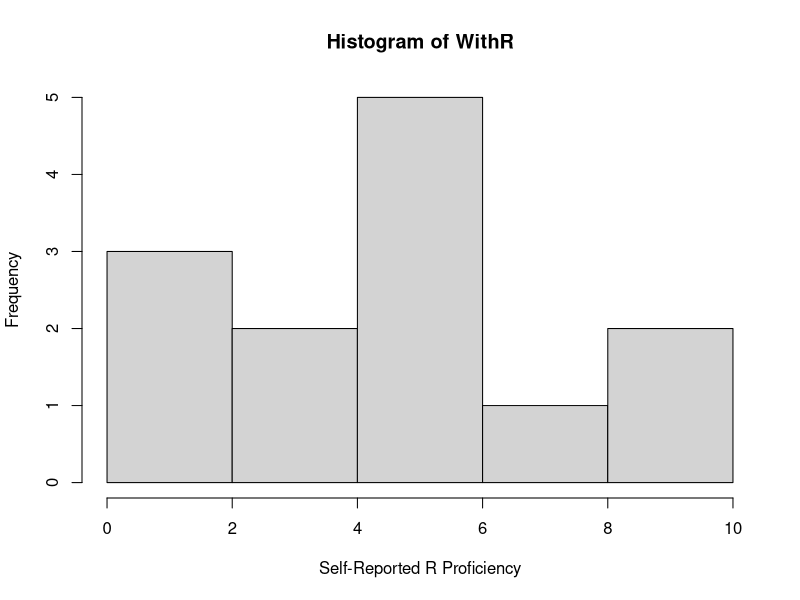
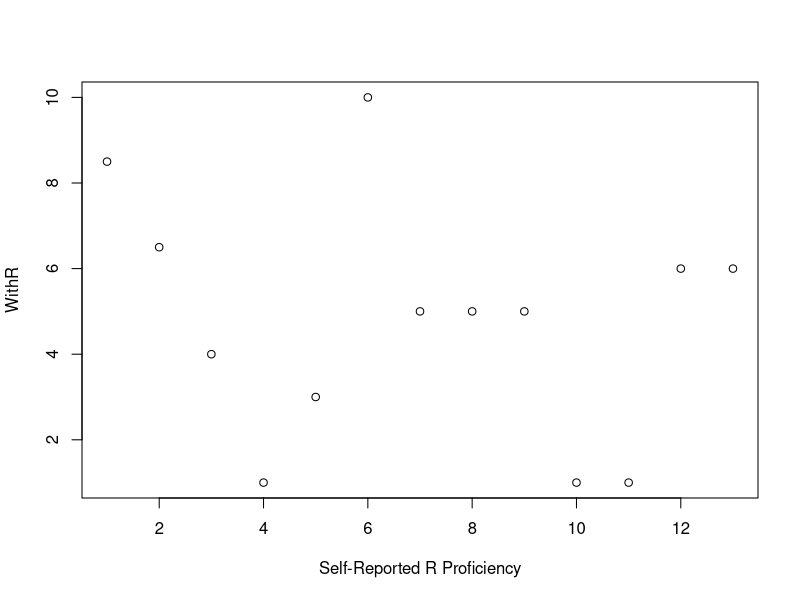
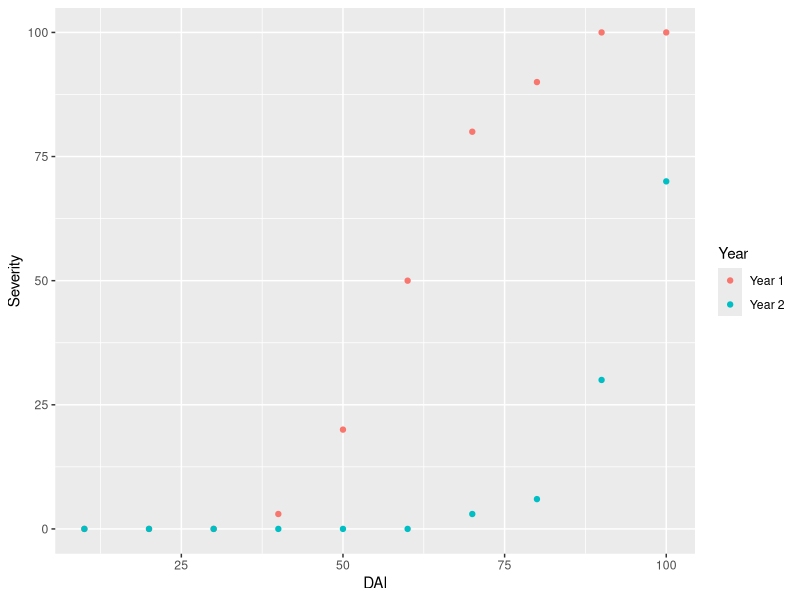
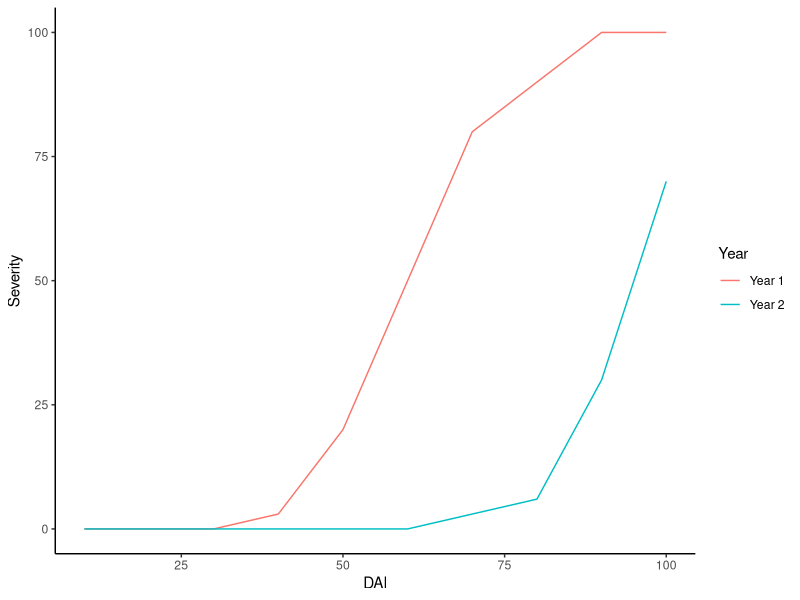
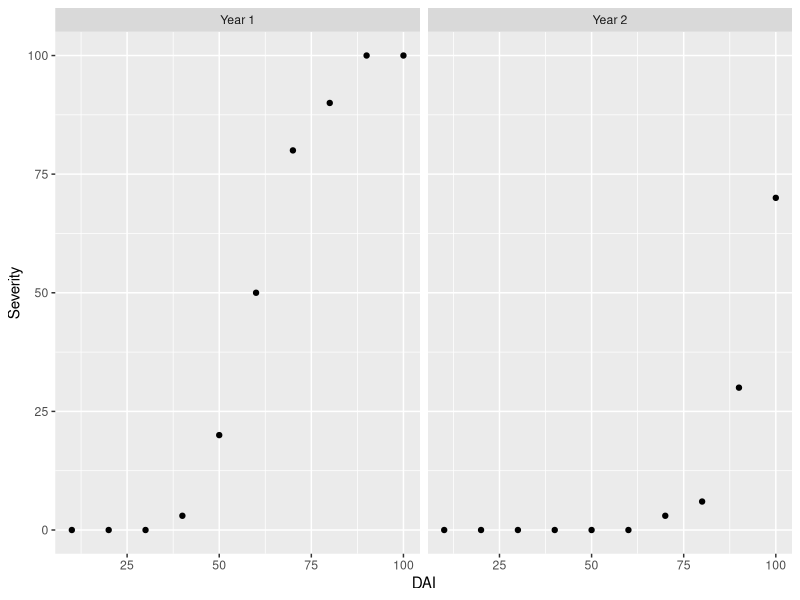

Source code (R) for these figures, in order: (Note: a time limit stopped this script after it produced the figures.)
## ---- chunk 1
1+1
## ---- chunk 2
3*2
## ---- chunk 3
8^2
## ---- chunk 4
7/2
## ---- chunk 5
4+4-2*8
1+(4-2)*8
## ---- chunk 6
a <- 2+2
print(a)
a

b <- a+2
b
## ---- chunk 7
a.vector <- c(4,3,2,1)
x.vector <- mean(other.vector <- c(1,2,3,4))
## ---- chunk 8
parameter1 = .1
par1 = par2 = par3 = NULL
## ---- chunk 9
TRUE == TRUE
F == F
FALSE != FALSE
## ---- chunk 10
FALSE == 0
TRUE == 1
## ---- chunk 11
2 == 2 ## '==' means does equal
2 != 2 ## '!=' means does not equal
2 >= 3 ## '>=' means greater than or equal to
## ---- chunk 12
apple <- "apple"
pineapple <- "pineapple"
## ---- chunk 13
apple == pineapple
apple > pineapple
apple < "abcde"
## ---- chunk 14
num10 <- c(1,2,3,4,5,6,7,8,9,10)
num.10 <- 1:10
## ---- chunk 15
num5 <- num10 < 5
num5
## ---- chunk 16
num10[3:8]
num10[!num5]
## ---- chunk 17
data(iris) # Iris is a famous dataset.
head(iris) # For checking the first rows.
tail(iris) # For checking the last rows.
class(iris) # For checking the classes in the dataset.
str(iris)  # For checking the structure.

iris[1:5, ] # Subset the data: it displays only the first 5 rows [looks like `head()`!]
table(iris$Species)
## ---- chunk 18
low_sl <- iris[iris$Sepal.Length < 6, ]
low_sl
## ---- chunk 19
low_sl$Sepal.Length < 5 # What do you think the result will be?
## ---- chunk 20
low_slANDpl <- iris[ c( iris$Sepal.Length  < 6  & iris$Petal.Length <= 6), ]
head(low_slANDpl)
table(low_slANDpl$Species)
## ---- chunk 21
low_slORpl <- iris[ c( iris$Sepal.Length  < 6  | iris$Petal.Length <= 6), ]
head(low_slORpl)
table(low_slORpl$Species)
## ---- chunk 22
low_slANDpl$Species == low_slORpl$Species
## ---- chunk 23
low_slANDsp <- iris[c(iris$Sepal.Length  <  6 & iris$Species == "versicolor"), ]

iris[iris$Sepal.Length != 5,]
## ---- chunk 24
v1 <- c(1, 2, 3, 4, 5) # numbers
v2 <- c("hello", "world") # characters 
v3 <- c("TRUE", "FALSE", "TRUE") # logical values (also could be "T", "F", "T")
v1
v2
v3
## ---- chunk 25
WithR <- c(8.5, 6.5, 4, 1, 3, 10, 5, 5, 5, 1, 1, 6, 6)
WithR
## ---- chunk 26
summary(WithR)
## ---- chunk 27
?summary
mean(WithR)
sd(WithR) 
median(WithR)# work inside the vector withinR
vector <- summary(WithR)
vector["Mean"] # accessing the vector for 'Mean'
vector[3] #accessing the vector for position '3'
## ---- chunk 28
hist(WithR, xlab = "Self-Reported R Proficiency")
plot(WithR, xlab = "Self-Reported R Proficiency")
## ---- chunk 29
# setwd("~")
# setwd('~/Desktop/')
#Header = TRUE lets R know that we have headings in the first row of our data set.
RustData <- read.csv(file = "StripeRust.csv", header = TRUE)

class(RustData) # let's check the data type 
str(RustData) # let's check the data attributes
head(RustData) ## check the first 6 rows of the dataset
head(RustData, 10) # check the first 10 rows of the dataset
names(RustData) ## check the column headers
## ---- chunk 30
library(ggplot2)
## ---- chunk 31
ggplot(data = RustData) +
  geom_point(mapping = aes(x = DAI, y = Severity, color = Year))

# Switch from 'geom_point' to 'geom_line' we can plot lines and not points.
ggplot(data = RustData) +
  geom_line(mapping = aes(x = DAI, y = Severity, color = Year))+
  theme_classic()

ggplot(data = RustData) +
  geom_point(mapping = aes(x = DAI, y = Severity)) +
  facet_wrap(~Year)
## ---- chunk 32
i <- 2
if (i < 5) {
	message(i, " is less than 5")
}
## ---- chunk 33
i <- 20
if (i < 5) { # change '<' to '>' and see what happens
	message(i, " is less than 5")
} else {  
	message(i, " is greater than 5")}
## ---- chunk 34
i <- 1
while (i < 10) {
  print(i)
  } # this is gonna run forever so 'kill the taks' ctrl + c or press 'stop' in your console
## ---- chunk 35
while (i < 10) {
  print(i)
  i = i + 1}
## ---- chunk 36
for (i in 1:10){
  print(i)  
  i = i + 1
}
## ---- chunk 37
i <- 1
while (i <= 10) {
  print(i)
  i = i + 1
}
## ---- chunk 38
for (i in 1:100){ 
  if (i < 50) {
	message(i, " Loops are cool")
  } else {  
	message(i, " Loops are super cool")}
}
